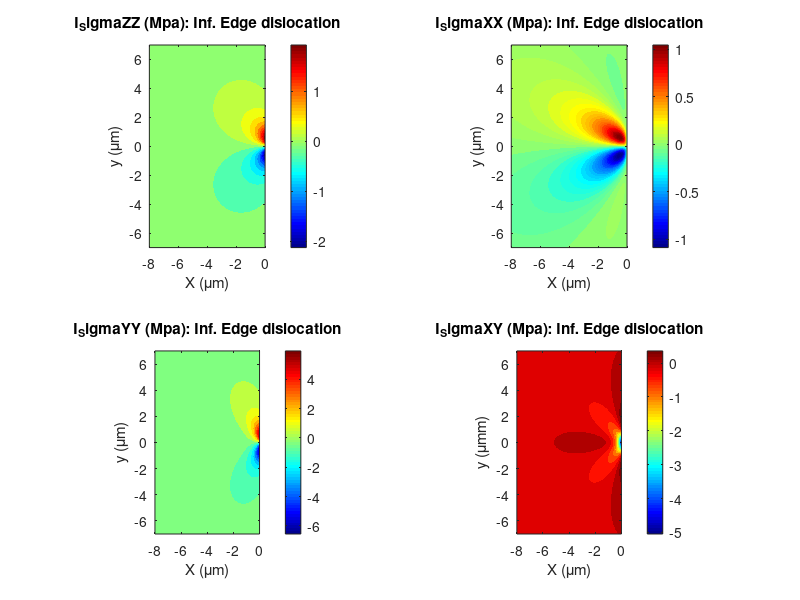

Source code (MATLAB):
clc
clear all
close all


% Material properties: Aluminum
% E = 70000 ;            % Young Modulus  [Mpa]
% psi = 0.35;            % Poisson ratio
% b = 0.285;             % Burgers vector [nm]
% miu = E/(2*(1+psi));   % Shear Modulus  [Units of E]

% % Material properties: Copper (Numodis)
%E = 111216 ;            % Young Modulus  [Mpa]
psi = 0.324;             % Poisson ratio
b = 0.2552;              % Burgers vector [nm]
%miu = E/(2*(1+psi));    % Shear Modulus  [Units of E]
miu = 42000;             % [MPa]
E = 2*miu*(1+psi);

% % % Material properties: Copper (Liu 2009)
% %E =  ;            % Young Modulus  [Mpa]
% psi = 0.347;            % Poisson ratio
% b = 0.256;             % Burgers vector [nm]
% %miu = E/(2*(1+psi));   % Shear Modulus  [Units of E]
% miu = 42000;

% units conversions if needed
b = b * 0.001;     % nm    ==>  micrometer
prim = (miu*b)/(2*pi*(1-psi));

%%%%----------------------------------------------------------------------
%%%%%%   Calculation of image stress (Theory from Hirt and Lothe)
%%%%%%   There is:
%%%%%%       Total_Stress 
%%%%%%       (Total_Stress) - Self_Stress = Image_Stress
%%%%-----------------------------------------------------------------------
%%% Acomodate the distance to surface to mathc with self stress plot
%%% the "0" is at the boundarie, so change it :)
X = [-8:0.05:0];  % micrometers
Y = [-7:0.05:7];
[x,y]=meshgrid(X,Y);
%%%%-----------------------------------------------------------------------
%%%%%%      Total Stress Edge (Hirt and Lothe {Singular}) 
%%%%-----------------------------------------------------------------------
l = 1;
r = sqrt((x-l).^2 + y.^2);
I_SigmaXX = -prim * (4*l*x.*y)./(r.^6) .* (3.*(l-x).^2 - y.^2);
I_SigmaYY =  prim * (2*l)./(r.^6) .* ( 4*y.*(l-x).^3 + 6*x.*y.*(l-x).^2 + 4*(y.^3).*(l-x) - 2*x.*y.^3);
I_SigmaXY = -prim * (2*l)./(r.^6) .* ( (l-x).^4 + 2*x.*(l-x).^3 - 6*x.*(y.^2).*(l-x) - y.^4);
I_SigmaZZ =  prim * (8*l*psi)./(r.^6) .* (y.*(l-x).^3 + (l-x).*(y).^3); 
%%%%-----------------------------------------------------------------------

%%%%-----------------------------------------------------------------------

%--% PLOTIING Total_Stress 
%%%%-----------------------------------------------------------------------
h2=figure(2);
subplot(2,2,2); contourf(x, y, I_SigmaXX,50, 'ShowText', 'off', 'LineColor', 'none'); %hold on; plot(l,0,'k.','MarkerSize',30, 'linewidth', 10)
title('I_SigmaXX (Mpa): Inf. Edge dislocation'); xlabel('X (\mum)'); ylabel('y (\mum)'); 
axis equal; 
colorbar
%caxis([-3.8 3.8])

subplot(2,2,3); contourf(x, y, I_SigmaYY,20, 'ShowText', 'off', 'LineColor', 'none'); %hold on; plot(l,0,'k.','MarkerSize',30, 'linewidth', 10)
title('I_SigmaYY (Mpa): Inf. Edge dislocation'); xlabel('X (\mum)'); ylabel('y (\mum)'); 
axis equal; 
colorbar

subplot(2,2,1); contourf(x, y, I_SigmaZZ, 20, 'ShowText', 'off', 'LineColor', 'none'); %hold on; plot(l,0,'k.','MarkerSize',30, 'linewidth', 10)
title('I_SigmaZZ (Mpa): Inf. Edge dislocation'); xlabel('X (\mum)'); ylabel('y (\mum)'); 
axis equal; 
colorbar
%caxis([-3.3 3.3])

subplot(2,2,4); contourf(x, y, I_SigmaXY,20, 'ShowText', 'off', 'LineColor', 'none'); %hold on; plot(l,0,'k.','MarkerSize',30, 'linewidth', 10)
title('I_SigmaXY (Mpa): Inf. Edge dislocation'); xlabel('X (\mum)'); ylabel('y (\mumm)'); 
axis equal; 
colorbar
%caxis([-0.01 0.01])
colormap(jet)
set(h2,'position',[10 10 1000 1000]); 


